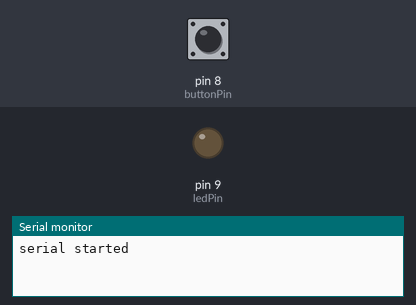
Bench run of a sketch on a simulated Arduino Uno, built with avr-gcc and run on an emulated ATmega328P. Parts: output pins drawn as LEDs (lit = HIGH), the last lines printed to the serial monitor. Inputs (shaded band) come from the test bench; at power-on: pin 8 (buttonPin) LOW.

Above: at 3.8 s.
3.9 s: pin 8 (buttonPin) pulled HIGH for 0.15 s
At 5.1 s:
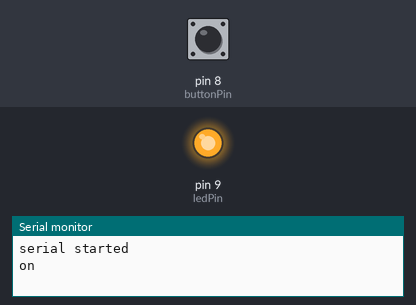
7.0 s: pin 8 (buttonPin) pulled HIGH for 1 s
At 10.8 s:
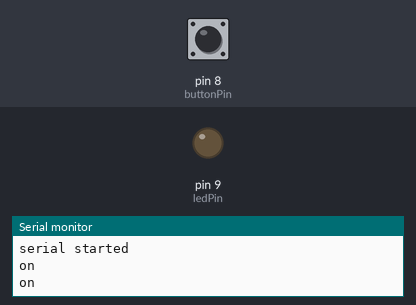
11.0 s: pin 8 (buttonPin) pulled HIGH for 3.2 s
At 11.7 s:
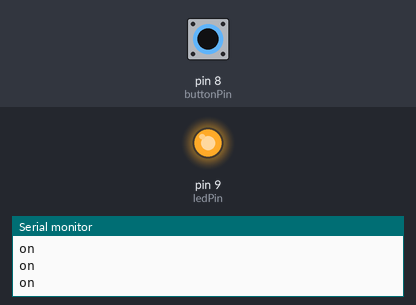
Timing chart, 0 to 18.5 s (numbered marks = the images above; inputs shaded):
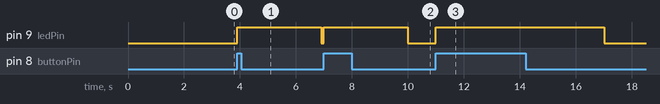

The sketch:

hardware.ino
```cpp
const int buttonPin = 8;
int startMillis;
int currentMillis;
int timer = 3000;
const int ledPin = 9;

void setup() {
  Serial.begin(9600);
  Serial.println("serial started");
  pinMode(ledPin, OUTPUT);
  pinMode(buttonPin, INPUT);
  startMillis = 0;
}

void loop() {
    currentMillis = millis();

    if(currentMillis - startMillis > timer){
      if(digitalRead(buttonPin)){
        Serial.println("on");
        startMillis = currentMillis;
        digitalWrite(ledPin, HIGH);
      } else {
        digitalWrite(ledPin, LOW);
      }
    }
}
```

Measured:
- after the input at 3.9 s, pin 9 (ledPin): LOW → HIGH at once, → LOW 3.0 s later
- after the input at 7.0 s, pin 9 (ledPin): LOW → HIGH at once, → LOW 3.0 s later
- after the input at 11.0 s, pin 9 (ledPin): LOW → HIGH at once, → LOW 6.0 s later
